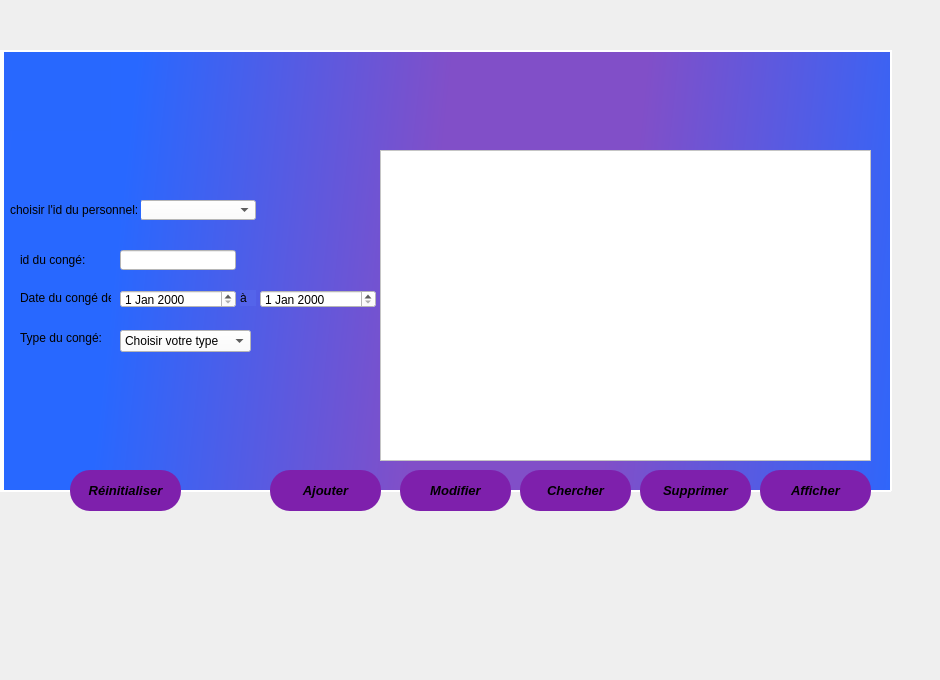
    <widget class="QWidget" name="tab_2">
     <attribute name="title">
      <string>Gérer les congés</string>
     </attribute>
     <widget class="QLabel" name="label_5">
      <property name="geometry">
       <rect>
        <x>0</x>
        <y>50</y>
        <width>891</width>
        <height>441</height>
       </rect>
      </property>
      <property name="styleSheet">
       <string notr="true">background-color: qlineargradient(spread:pad, x1:0.338235, y1:0.006, x2:1, y2:1, stop:0.205882 rgba(141, 100, 200, 255), stop:1 rgba(112, 165, 255, 255));
background-color: qlineargradient(spread:reflect, x1:0.859, y1:0.402591, x2:0.083, y2:0.142, stop:0.205882 rgba(129, 79, 200, 255), stop:0.877451 rgba(40, 104, 255, 255));
background-color: qlineargradient(spread:reflect, x1:0.609, y1:0.17, x2:0.083, y2:0.142, stop:0.205882 rgba(129, 79, 200, 255), stop:0.877451 rgba(40, 104, 255, 255));</string>
      </property>
      <property name="text">
       <string/>
      </property>
     </widget>
     <widget class="QLabel" name="label_25">
      <property name="geometry">
       <rect>
        <x>10</x>
        <y>50</y>
        <width>101</width>
        <height>81</height>
       </rect>
      </property>
      <property name="styleSheet">
       <string notr="true">background-color: rgb(40, 104, 254);</string>
      </property>
      <property name="text">
       <string/>
      </property>
     </widget>
     <widget class="QLabel" name="label_33">
      <property name="geometry">
       <rect>
        <x>-10</x>
        <y>-100</y>
        <width>931</width>
        <height>671</height>
       </rect>
      </property>
      <property name="text">
       <string/>
      </property>
     </widget>
     <widget class="QLineEdit" name="idconge">
      <property name="geometry">
       <rect>
        <x>120</x>
        <y>250</y>
        <width>116</width>
        <height>20</height>
       </rect>
      </property>
      <property name="styleSheet">
       <string notr="true">background-color: rgb(255, 255, 255);</string>
      </property>
     </widget>
     <widget class="QLabel" name="label_6">
      <property name="geometry">
       <rect>
        <x>20</x>
        <y>250</y>
        <width>91</width>
        <height>20</height>
       </rect>
      </property>
      <property name="styleSheet">
       <string notr="true">background-color: rgb(40, 104, 254);</string>
      </property>
      <property name="text">
       <string>id du congé:</string>
      </property>
     </widget>
     <widget class="QLabel" name="label_7">
      <property name="geometry">
       <rect>
        <x>20</x>
        <y>290</y>
        <width>91</width>
        <height>16</height>
       </rect>
      </property>
      <property name="styleSheet">
       <string notr="true">background-color: rgb(40, 104, 254);</string>
      </property>
      <property name="text">
       <string>Date du congé de:</string>
      </property>
     </widget>
     <widget class="QDateEdit" name="datedeb">
      <property name="geometry">
       <rect>
        <x>120</x>
        <y>290</y>
        <width>116</width>
        <height>18</height>
       </rect>
      </property>
      <property name="styleSheet">
       <string notr="true">
background-color: rgb(255, 255, 255);</string>
      </property>
     </widget>
     <widget class="QDateEdit" name="datefin">
      <property name="geometry">
       <rect>
        <x>260</x>
        <y>290</y>
        <width>116</width>
        <height>18</height>
       </rect>
      </property>
      <property name="styleSheet">
       <string notr="true">background-color: rgb(255, 255, 255);</string>
      </property>
     </widget>
     <widget class="QLabel" name="label_8">
      <property name="geometry">
       <rect>
        <x>240</x>
        <y>290</y>
        <width>16</width>
        <height>16</height>
       </rect>
      </property>
      <property name="styleSheet">
       <string notr="true">background-color: rgb(84, 100, 234);</string>
      </property>
      <property name="text">
       <string>à</string>
      </property>
     </widget>
     <widget class="QLabel" name="label_10">
      <property name="geometry">
       <rect>
        <x>20</x>
        <y>330</y>
        <width>91</width>
        <height>16</height>
       </rect>
      </property>
      <property name="styleSheet">
       <string notr="true">background-color: rgb(40, 104, 254);</string>
      </property>
      <property name="text">
       <string>Type du congé:</string>
      </property>
     </widget>
     <widget class="QTableView" name="congetable">
      <property name="geometry">
       <rect>
        <x>380</x>
        <y>150</y>
        <width>491</width>
        <height>311</height>
       </rect>
      </property>
      <property name="styleSheet">
       <string notr="true">background-color: rgb(255, 255, 255);</string>
      </property>
     </widget>
     <widget class="QPushButton" name="renitialiser_conge">
      <property name="geometry">
       <rect>
        <x>70</x>
        <y>470</y>
        <width>111</width>
        <height>41</height>
       </rect>
      </property>
      <property name="font">
       <font>
        <pointsize>10</pointsize>
        <weight>75</weight>
        <italic>true</italic>
        <bold>true</bold>
       </font>
      </property>
      <property name="styleSheet">
       <string notr="true">
QPushButton
{
border-radius: 10px 100px / 120px;
background-color: rgb(126, 32, 172);
border-color: rgb(0, 0, 255);
border-radius: 20px;
}
QPushButton:hover
{

border-left:10px solid rgb(255, 255, 255);
color:rgb(255, 255, 255);
}
QPushButton:pressed
{
font: 11pt &quot;Microsoft YaHei&quot;;
}

</string>
      </property>
      <property name="text">
       <string>Réinitialiser</string>
      </property>
     </widget>
     <widget class="QPushButton" name="ajouterconge">
      <property name="geometry">
       <rect>
        <x>270</x>
        <y>470</y>
        <width>111</width>
        <height>41</height>
       </rect>
      </property>
      <property name="font">
       <font>
        <pointsize>10</pointsize>
        <weight>75</weight>
        <italic>true</italic>
        <bold>true</bold>
       </font>
      </property>
      <property name="styleSheet">
       <string notr="true">
QPushButton
{
border-radius: 10px 100px / 120px;
background-color: rgb(126, 32, 172);
border-color: rgb(0, 0, 255);
border-radius: 20px;
}
QPushButton:hover
{

border-left:10px solid rgb(255, 255, 255);
color:rgb(255, 255, 255);
}
QPushButton:pressed
{
font: 11pt &quot;Microsoft YaHei&quot;;
}

</string>
      </property>
      <property name="text">
       <string>Ajouter</string>
      </property>
      <property name="icon">
       <iconset>
        <normaloff>../../Downloads/addicon.png</normaloff>../../Downloads/addicon.png</iconset>
      </property>
     </widget>
     <widget class="QPushButton" name="modifierconge">
      <property name="geometry">
       <rect>
        <x>400</x>
        <y>470</y>
        <width>111</width>
        <height>41</height>
       </rect>
      </property>
      <property name="font">
       <font>
        <pointsize>10</pointsize>
        <weight>75</weight>
        <italic>true</italic>
        <bold>true</bold>
       </font>
      </property>
      <property name="styleSheet">
       <string notr="true">
QPushButton
{
border-radius: 10px 100px / 120px;
background-color: rgb(126, 32, 172);
border-color: rgb(0, 0, 255);
border-radius: 20px;
}
QPushButton:hover
{

border-left:10px solid rgb(255, 255, 255);
color:rgb(255, 255, 255);
}
QPushButton:pressed
{
font: 11pt &quot;Microsoft YaHei&quot;;
}

</string>
      </property>
      <property name="text">
       <string>Modifier</string>
      </property>
     </widget>
     <widget class="QPushButton" name="chercherConge">
      <property name="geometry">
       <rect>
        <x>520</x>
        <y>470</y>
        <width>111</width>
        <height>41</height>
       </rect>
      </property>
      <property name="font">
       <font>
        <pointsize>10</pointsize>
        <weight>75</weight>
        <italic>true</italic>
        <bold>true</bold>
       </font>
      </property>
      <property name="styleSheet">
       <string notr="true">
QPushButton
{
border-radius: 10px 100px / 120px;
background-color: rgb(126, 32, 172);
border-color: rgb(0, 0, 255);
border-radius: 20px;
}
QPushButton:hover
{

border-left:10px solid rgb(255, 255, 255);
color:rgb(255, 255, 255);
}
QPushButton:pressed
{
font: 11pt &quot;Microsoft YaHei&quot;;
}

</string>
      </property>
      <property name="text">
       <string>Chercher</string>
      </property>
     </widget>
     <widget class="QPushButton" name="supprimerConge">
      <property name="geometry">
       <rect>
        <x>640</x>
        <y>470</y>
        <width>111</width>
        <height>41</height>
       </rect>
      </property>
      <property name="font">
       <font>
        <pointsize>10</pointsize>
        <weight>75</weight>
        <italic>true</italic>
        <bold>true</bold>
       </font>
      </property>
      <property name="styleSheet">
       <string notr="true">
QPushButton
{
border-radius: 10px 100px / 120px;
background-color: rgb(126, 32, 172);
border-color: rgb(0, 0, 255);
border-radius: 20px;
}
QPushButton:hover
{

border-left:10px solid rgb(255, 255, 255);
color:rgb(255, 255, 255);
}
QPushButton:pressed
{
font: 11pt &quot;Microsoft YaHei&quot;;
}

</string>
      </property>
      <property name="text">
       <string>Supprimer</string>
      </property>
     </widget>
     <widget class="QPushButton" name="afficherConge">
      <property name="geometry">
       <rect>
        <x>760</x>
        <y>470</y>
        <width>111</width>
        <height>41</height>
       </rect>
      </property>
      <property name="font">
       <font>
        <pointsize>10</pointsize>
        <weight>75</weight>
        <italic>true</italic>
        <bold>true</bold>
       </font>
      </property>
      <property name="styleSheet">
       <string notr="true">
QPushButton
{
border-radius: 10px 100px / 120px;
background-color: rgb(126, 32, 172);
border-color: rgb(0, 0, 255);
border-radius: 20px;
}
QPushButton:hover
{

border-left:10px solid rgb(255, 255, 255);
color:rgb(255, 255, 255);
}
QPushButton:pressed
{
font: 11pt &quot;Microsoft YaHei&quot;;
}

</string>
      </property>
      <property name="text">
       <string>Afficher</string>
      </property>
     </widget>
     <widget class="QComboBox" name="comboBox">
      <property name="geometry">
       <rect>
        <x>120</x>
        <y>330</y>
        <width>131</width>
        <height>22</height>
       </rect>
      </property>
      <property name="styleSheet">
       <string notr="true">background-color: rgb(255, 255, 255);</string>
      </property>
      <item>
       <property name="text">
        <string>Choisir votre type</string>
       </property>
      </item>
      <item>
       <property name="text">
        <string>Maladie</string>
       </property>
      </item>
      <item>
       <property name="text">
        <string>Familiale</string>
       </property>
      </item>
      <item>
       <property name="text">
        <string>Maternite</string>
       </property>
      </item>
      <item>
       <property name="text">
        <string>Annuel</string>
       </property>
      </item>
     </widget>
     <widget class="QComboBox" name="comboBox_2">
      <property name="geometry">
       <rect>
        <x>140</x>
        <y>200</y>
        <width>116</width>
        <height>20</height>
       </rect>
      </property>
      <property name="styleSheet">
       <string notr="true">background-color: rgb(255, 255, 255);</string>
      </property>
     </widget>
     <widget class="QLabel" name="label_2">
      <property name="geometry">
       <rect>
        <x>10</x>
        <y>200</y>
        <width>131</width>
        <height>20</height>
       </rect>
      </property>
      <property name="styleSheet">
       <string notr="true">background-color: rgb(40, 104, 254);</string>
      </property>
      <property name="text">
       <string>choisir l'id du personnel:</string>
      </property>
     </widget>
     <widget class="QLabel" name="label_17">
      <property name="geometry">
       <rect>
        <x>0</x>
        <y>50</y>
        <width>891</width>
        <height>2</height>
       </rect>
      </property>
      <property name="styleSheet">
       <string notr="true">background-color: rgb(255, 255, 255);</string>
      </property>
      <property name="text">
       <string/>
      </property>
     </widget>
     <widget class="QLabel" name="label_18">
      <property name="geometry">
       <rect>
        <x>890</x>
        <y>50</y>
        <width>2</width>
        <height>441</height>
       </rect>
      </property>
      <property name="styleSheet">
       <string notr="true">background-color: rgb(255, 255, 255);</string>
      </property>
      <property name="text">
       <string/>
      </property>
     </widget>
     <widget class="QLabel" name="label_19">
      <property name="geometry">
       <rect>
        <x>0</x>
        <y>490</y>
        <width>891</width>
        <height>2</height>
       </rect>
      </property>
      <property name="styleSheet">
       <string notr="true">background-color: rgb(255, 255, 255);</string>
      </property>
      <property name="text">
       <string/>
      </property>
     </widget>
     <widget class="QLabel" name="label_32">
      <property name="geometry">
       <rect>
        <x>0</x>
        <y>50</y>
        <width>4</width>
        <height>441</height>
       </rect>
      </property>
      <property name="styleSheet">
       <string notr="true">background-color: rgb(255, 255, 255);</string>
      </property>
      <property name="text">
       <string/>
      </property>
     </widget>
     <zorder>label_33</zorder>
     <zorder>label_5</zorder>
     <zorder>label_25</zorder>
     <zorder>label_6</zorder>
     <zorder>label_7</zorder>
     <zorder>datefin</zorder>
     <zorder>label_8</zorder>
     <zorder>label_10</zorder>
     <zorder>congetable</zorder>
     <zorder>idconge</zorder>
     <zorder>datedeb</zorder>
     <zorder>comboBox</zorder>
     <zorder>comboBox_2</zorder>
     <zorder>label_2</zorder>
     <zorder>label_17</zorder>
     <zorder>label_18</zorder>
     <zorder>label_19</zorder>
     <zorder>ajouterconge</zorder>
     <zorder>modifierconge</zorder>
     <zorder>chercherConge</zorder>
     <zorder>supprimerConge</zorder>
     <zorder>afficherConge</zorder>
     <zorder>renitialiser_conge</zorder>
     <zorder>label_32</zorder>
    </widget>
